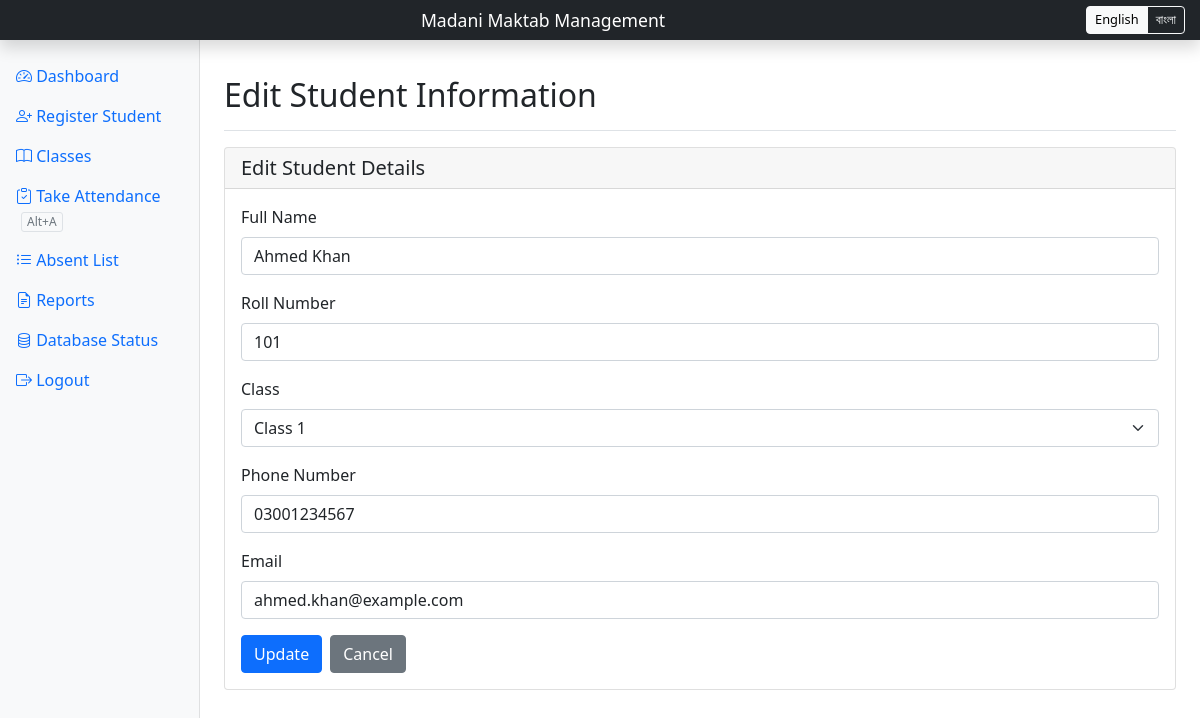
The page /edit_student/1 (signed in) on the database its author committed.
### main.py (models this page shows, shortened)
class Student(db.Model):
    id = db.Column(db.Integer, primary_key=True)
    name = db.Column(db.String(100), nullable=False)
    roll_number = db.Column(db.String(20), unique=True, nullable=False)
    class_id = db.Column(db.Integer, db.ForeignKey('class.id'), nullable=False)
    phone = db.Column(db.String(15), nullable=True)
    email = db.Column(db.String(100), nullable=True)
    attendance = db.relationship('Attendance', backref='student', lazy=True)
    class_relation = db.relationship('Class', backref='students', lazy=True)  # Define the relationship

class Class(db.Model):
    id = db.Column(db.Integer, primary_key=True)
    name = db.Column(db.String(50), unique=True, nullable=False)

### main.py (the view, shortened to what this page needs)
@app.route('/edit_student/<int:student_id>', methods=['GET', 'POST'])
@login_required
def edit_student(student_id):
    student = Student.query.get_or_404(student_id)
    classes = Class.query.all()
    return render_template('edit_student.html', student=student, classes=classes)

### main.py (called while the page is built)
@login_manager.user_loader
def load_user(user_id):
    return User.query.get(int(user_id))

@app.context_processor
def inject_translations():
    lang = session.get('lang', 'en')
    return {'_': translations[lang]}

### templates/edit_student.html (shortened to what this page needs)
{% extends "base.html" %}
{% block content %}
<div class="d-flex justify-content-between flex-wrap flex-md-nowrap align-items-center pt-3 pb-2 mb-3 border-bottom">
    <h1 class="h2">{{ _['edit_student'] }}</h1>
</div>
<div class="card">
    <div class="card-header">
        <h5 class="card-title mb-0">{{ _['edit_student_details'] }}</h5>
    </div>
    <div class="card-body">
        <form method="POST">
            <div class="mb-3">
                <label for="name" class="form-label">{{ _['full_name'] }}</label>
                <input type="text" class="form-control" id="name" name="name" value="{{ student.name }}" required>
            </div>
            <div class="mb-3">
                <label for="roll_number" class="form-label">{{ _['roll_number'] }}</label>
                <input type="text" class="form-control" id="roll_number" name="roll_number" value="{{ student.roll_number }}" required>
            </div>
            <div class="mb-3">
                <label for="class_id" class="form-label">{{ _['class'] }}</label>
                <select class="form-select" id="class_id" name="class_id" required>
                    {% for class in classes %}
                    <option value="{{ class.id }}" {% if student.class_id == class.id %}selected{% endif %}>{{ class.name }}</option>
                    {% endfor %}
                </select>
            </div>
            <div class="mb-3">
                <label for="phone" class="form-label">{{ _['phone_number'] }}</label>
                <input type="tel" class="form-control" id="phone" name="phone" value="{{ student.phone or '' }}">
            </div>
            <div class="mb-3">
                <label for="email" class="form-label">{{ _['email'] }}</label>
                <input type="email" class="form-control" id="email" name="email" value="{{ student.email or '' }}">
            </div>
            <div class="d-flex gap-2">
                <button type="submit" class="btn btn-primary">{{ _['update'] }}</button>
                <a href="{{ url_for('register') }}" class="btn btn-secondary">{{ _['cancel'] }}</a>
            </div>
        </form>
    </div>
</div>
{% endblock %}

### rows shown on the page
Student: name "Ahmed Khan", roll_number "101", class_id "Class 1", phone "03001234567", email "ahmed.khan@example.com"

### other values the page prints
{{ _['dashboard'] }} "Dashboard"
{{ _['register_student'] }} "Register Student"
{{ _['classes'] }} "Classes"
{{ _['take_attendance'] }} "Take Attendance"
{{ _['absent_list'] }} "Absent List"
{{ _['reports'] }} "Reports"
{{ _['db_status'] }} "Database Status"
{{ _['logout'] }} "Logout"
{{ _['edit_student'] }} "Edit Student Information"
{{ _['edit_student_details'] }} "Edit Student Details"
{{ _['full_name'] }} "Full Name"
{{ _['roll_number'] }} "Roll Number"
{{ _['class'] }} "Class"
{{ _['phone_number'] }} "Phone Number"
{{ _['email'] }} "Email"
